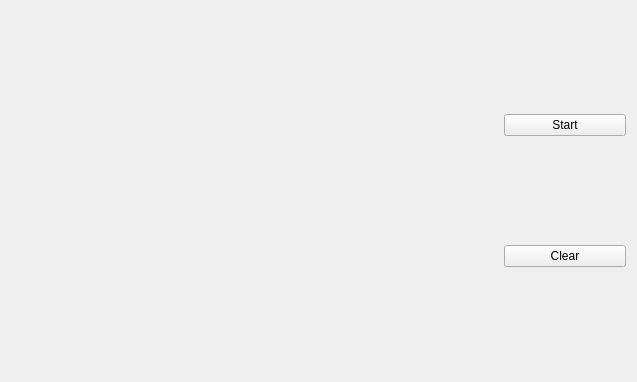
<?xml version="1.0" encoding="UTF-8"?>
<ui version="4.0">
 <class>SegmentsWidget</class>
 <widget class="QWidget" name="SegmentsWidget">
  <property name="geometry">
   <rect>
    <x>0</x>
    <y>0</y>
    <width>637</width>
    <height>382</height>
   </rect>
  </property>
  <property name="windowTitle">
   <string>SegmentsWidget</string>
  </property>
  <layout class="QHBoxLayout" name="horizontalLayout_2">
   <item>
    <layout class="QHBoxLayout" name="horizontalLayout" stretch="80,20">
     <item>
      <widget class="CSegmentsFieldWidget" name="field" native="true"/>
     </item>
     <item>
      <layout class="QVBoxLayout" name="verticalLayout">
       <item>
        <widget class="QPushButton" name="startButton">
         <property name="text">
          <string>Start</string>
         </property>
        </widget>
       </item>
       <item>
        <widget class="QPushButton" name="clearButton">
         <property name="text">
          <string>Clear</string>
         </property>
        </widget>
       </item>
      </layout>
     </item>
    </layout>
   </item>
  </layout>
 </widget>
 <customwidgets>
  <customwidget>
   <class>CSegmentsFieldWidget</class>
   <extends>QWidget</extends>
   <header location="global">../include/Segments/SegmentsFieldWidget.h</header>
   <container>1</container>
  </customwidget>
 </customwidgets>
 <resources/>
 <connections/>
</ui>
